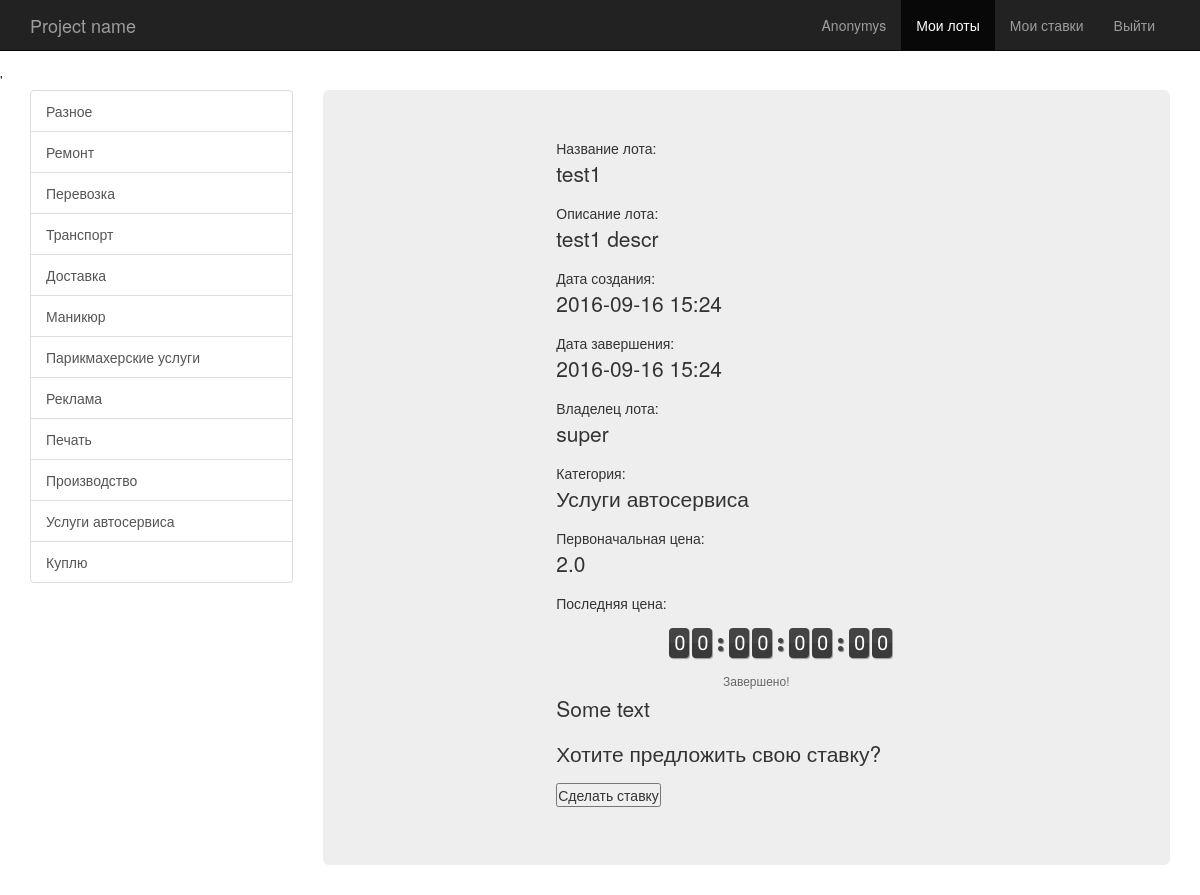
/lot_detail/11/, run on the app's committed database.
### hollau/models.py (models this page shows, shortened)
class Category(models.Model):
    name = models.CharField(u'Категория', max_length=30)
    def __unicode__(self):
        return self.name

class Lot(models.Model):
    name = models.CharField(u"предложение", max_length=100)
    description = models.TextField(u"описание предложения")
    start_price = models.FloatField(u"стартовая цена")
    current_price = models.FloatField(u"текущая цена", blank=True, null=True)
    sold = models.BooleanField(u"продано", default=False)
    author = models.ForeignKey(User, verbose_name=u"Аукционатор", related_name='lots', default="1")
    start_date = models.DateTimeField(u'начало продажи', auto_now_add=True)
    end_date = models.DateTimeField(u'окончание продажи')
    lastest_propose = models.DateTimeField(u'последнее предложение', blank=True, null=True)
    category = models.ForeignKey(Category, verbose_name=u'Категория', default=1)
    class Admin:
        list_display = ("name", "price", "propose", "lastest_propose", "bought")
        ordering = ("-lastest_propose", "end_date",)
    def propose(self):
        lastest = self.propose_set.order_by('-date')
        if lastest:
            return lastest[0]
        else:
            return None
    def bought(self):
        return self.propose() and ((self.end_date < datetime.datetime.now()) or self.sold)

### hollau/views.py (the view)
# urls.py: url(r'^lot_detail/(?P<pk>[0-9]+)/$', views.lot_detail, name='lot_detail'),
def lot_detail(request, pk):
    print request.user
    lot = models.Lot.objects.get(pk=pk)
    can_bet = (request.user != lot.author)
    categories = models.Category.objects.all()
    return render(request, 'lot_detail.html', {'lot': lot, 'pk': pk, 'can_bet': can_bet,
                                               'categories': categories})

### hollau/templates/lot_detail.html (shortened to what this page needs)
{% extends 'base.html' %}
{% load staticfiles %}
{% block javascript %}
        <link rel="stylesheet" href="{% static 'countdown_style.css' %}" />
        <link rel="stylesheet" href="{% static 'jquery.countdown.css' %} " />
{% endblock %}
{% block content %}
Название лота: <p>{{lot.name}}</p>
Описание лота: <p>{{lot.description}}</p>
Дата создания: <p>{{lot.start_date|date:"Y-m-d H:i"}}</p>
Дата завершения: <p id="end_date">{{lot.end_date|date:"Y-m-d H:i"}}</p>
Владелец лота: <p>{{lot.author.first_name}}</p>
Категория: <p>{{lot.category}}</p>
Первоначальная цена: <p>{{lot.start_price}}</p>
Последняя цена: <p id="current_price">{{lot.current_price|floatformat:2}}</p>
<div id="countdown"></div>
<p id="note"></p>
<p id="test">Some text</p>
<p>Хотите предложить свою ставку?</p>
<button id="makeabet">Сделать ставку</button>
<body>
</body>
{% endblock %}

### hollau/templates/base.html (shortened to what this page needs)
{% load staticfiles %}
<!DOCTYPE html>
<html>
  <head>
    <link href={% static "bootstrap/css/bootstrap.min.css" %} rel="stylesheet">
    <link href={% static 'offcanvas.css' %} rel="stylesheet">'
    <link rel="stylesheet" type="text/css" href="{% static 'style.css' %}">
  </head>
  <body>
    <nav class="navbar navbar-fixed-top navbar-inverse">
      <div class="container">
        <div class="navbar-header">
          <a class="navbar-brand" href="#">Project name</a>
        </div>
        <div id="navbar" class="collapse navbar-collapse navbar-right">
          <ul class="nav navbar-nav">
              {%if user.is_authenticated%}
            <li><a href="#">{{user.first_name}}</a></li>
              {% else %}
              <li><a href="{%url 'login' %}">Anonymys</a></li>
              {% endif %}
            <li class="active"><a href="#">Мои лоты</a></li>
            <li><a href="#about">Мои ставки</a></li>
            <li><a href="{% url 'logout' %}">Выйти</a></li>
          </ul>
        </div>
      </div>
    </nav>
    <div class="container">
      <div class="row row-offcanvas row-offcanvas-left">
          <div class="col-xs-6 col-sm-3 sidebar-offcanvas" id="sidebar">
          <div class="list-group">
            {% for category in categories %}
            <a href="{% url 'category' category.id%}" class="list-group-item">{{ category.name }}</a>
            {% endfor %}
          </div>
        </div>
        <div class="col-xs-12 col-sm-9">
          <div class="jumbotron">
          <main>
          <div id="container">
			{%block content%}{%endblock%}
		  </div>
          </main>
          </div>
        </div>
      </div>
    {% block javascript %}{% endblock %}
  </body>
</html>

### hollau/static/offcanvas.css (style rules this page uses)
html, body { overflow-x: hidden; }
body { padding-top: 70px; }

### hollau/static/style.css (style rules this page uses)
#container { width: 400px; margin: auto; padding: 0 10px 10px 10px; }

### hollau/static/countdown_style.css (style rules this page uses)
* { margin:0; padding:0; }
html { position:relative; }
a, a:visited { text-decoration:none; outline:none; color:#54a6de; }
#note { color: #666666; font-size: 12px; margin: 0 auto; padding: 4px; text-align: center; text-shadow: 1px 1px 0 rgba(255, 255, 255, 0.3); width: 400px; }

### data on the page
Category: name "Разное"
Category: name "Ремонт"
Category: name "Перевозка"
Category: name "Транспорт"
Category: name "Доставка"
Category: name "Маникюр"
Category: name "Парикмахерские услуги"
Category: name "Реклама"
Category: name "Печать"
Category: name "Производство"
Category: name "Услуги автосервиса"
Category: name "Куплю"
Lot: name "test1", description "test1 descr", start_date "2016-09-16 15:24", end_date "2016-09-16 15:24", author.first_name "super", category "Услуги автосервиса", start_price "2.0"
